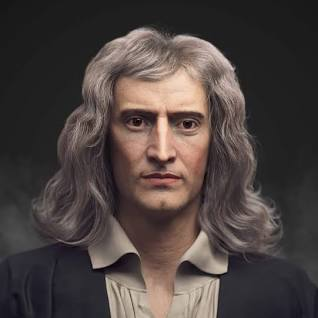
#> input picture Assets/newton.jpg, 318 x 318 px, found by its file name
$ jupyter execute detect_faces.ipynb   (text cells are left out)
#> lines starting #> are read from the running program, lines starting #| are printed output that depends on the picture; after the words box and inside, x2 and y2 are one past the last pixel; in counts of white or black regions, pixels touching at a corner belong together
[cell 1]
import cv2 as cv
import numpy as np


img = cv.imread('D:/OpenCV2/Assets/newton.jpg')
#> img is the input picture: shape (318, 318, 3); mean B, G, R 63.9, 66.4, 76.1
# Convert to grayscale
gray = cv.cvtColor(img, cv.COLOR_BGR2GRAY)
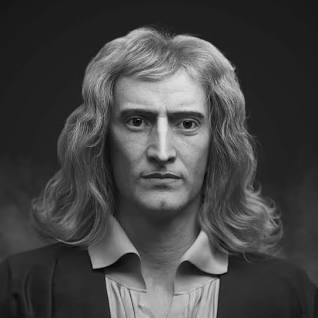
#> gray: shape (318, 318); min 0, max 225, mean 69
path = cv.data.haarcascades + 'haarcascade_frontalface_default.xml'
face_cascade = cv.CascadeClassifier(path)
faces = face_cascade.detectMultiScale(gray, scaleFactor=1.1, minNeighbors=5, minSize=(30,30))
#> faces = [[96, 72, 133, 133]]

for (x, y, w, h) in faces:
    cv.rectangle(img, (x, y), (x+h, y+w), (0, 255, 0), thickness=3)
#> this loop made 1 pass
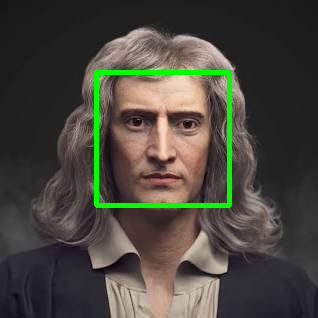
#> img: shape (318, 318, 3); 2.62% of pixels changed, all inside (x1, y1, x2, y2) = (94, 70, 232, 208)

cv.imshow("window", img)
cv.waitKey(0)
cv.destroyAllWindows()

[cell 2]
cap = cv.VideoCapture(0)

while True:
    ret, frame = cap.read()
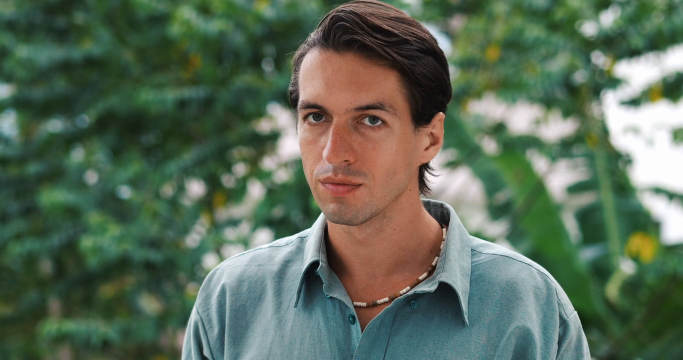
#> input picture frame 20 of Assets/person_smiling.mp4, 1366 x 720 px, given in place of the camera (shown at 1/2 size)
#> frame is the input picture: shape (720, 1366, 3); mean B, G, R 88, 107.1, 90.7
    gray = cv.cvtColor(frame, cv.COLOR_BGR2GRAY)
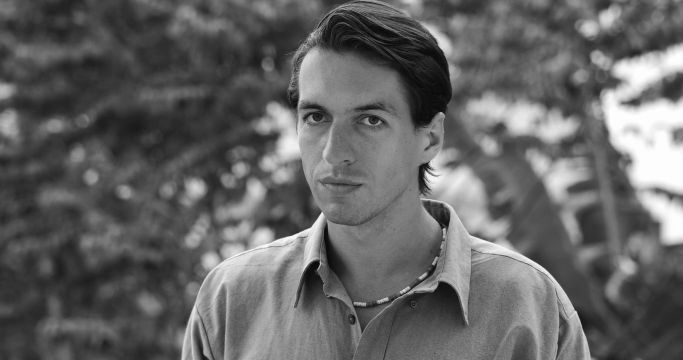
#> gray: shape (720, 1366) (shown at 1/2 size); min 3, max 255, mean 100
    faces = face_cascade.detectMultiScale(gray, scaleFactor=1.1, minNeighbors=5, minSize=(30, 30))
#> faces = [[532, 115, 309, 309]]

    # Drawing rectangles around faces
    for (x, y, w, h) in faces:
        cv.rectangle(frame, (x, y), (x+h, y+w), (0, 255, 0), thickness=3)
#> this loop made 1 pass
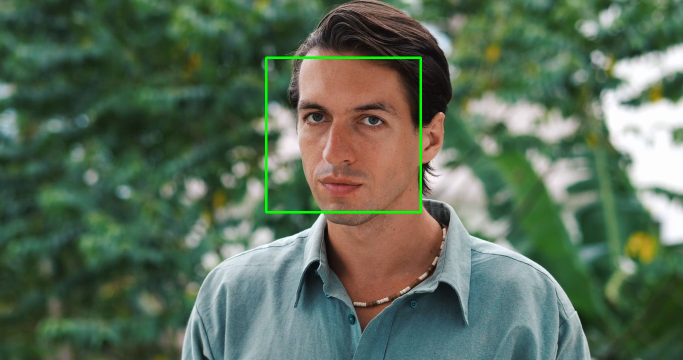
#> frame: shape (720, 1366, 3) (shown at 1/2 size); 0.63% of pixels changed, all inside (x1, y1, x2, y2) = (530, 113, 844, 427)

    cv.imshow('Face Detection', frame)

    if cv.waitKey(1) & 0xFF == ord('q'):
#> (key q is pressed here)
        break

cap.release()
cv.destroyAllWindows()

[cell 3]
cap = cv.VideoCapture('D:/OpenCV2/Assets/person_smiling.mp4')

while True:
    ret, frame = cap.read()
    gray = cv.cvtColor(frame, cv.COLOR_BGR2GRAY)
    faces = face_cascade.detectMultiScale(gray, scaleFactor=1.1, minNeighbors=5, minSize=(30, 30))

    # Drawing rectangles around faces
    for (x, y, w, h) in faces:
        cv.rectangle(frame, (x, y), (x+h, y+w), (0, 255, 0), thickness=3)

    cv.imshow('Face Detection', frame)

    if cv.waitKey(1) & 0xFF == ord('q'):
#> (key q is pressed here)
        break

cap.release()
cv.destroyAllWindows()
